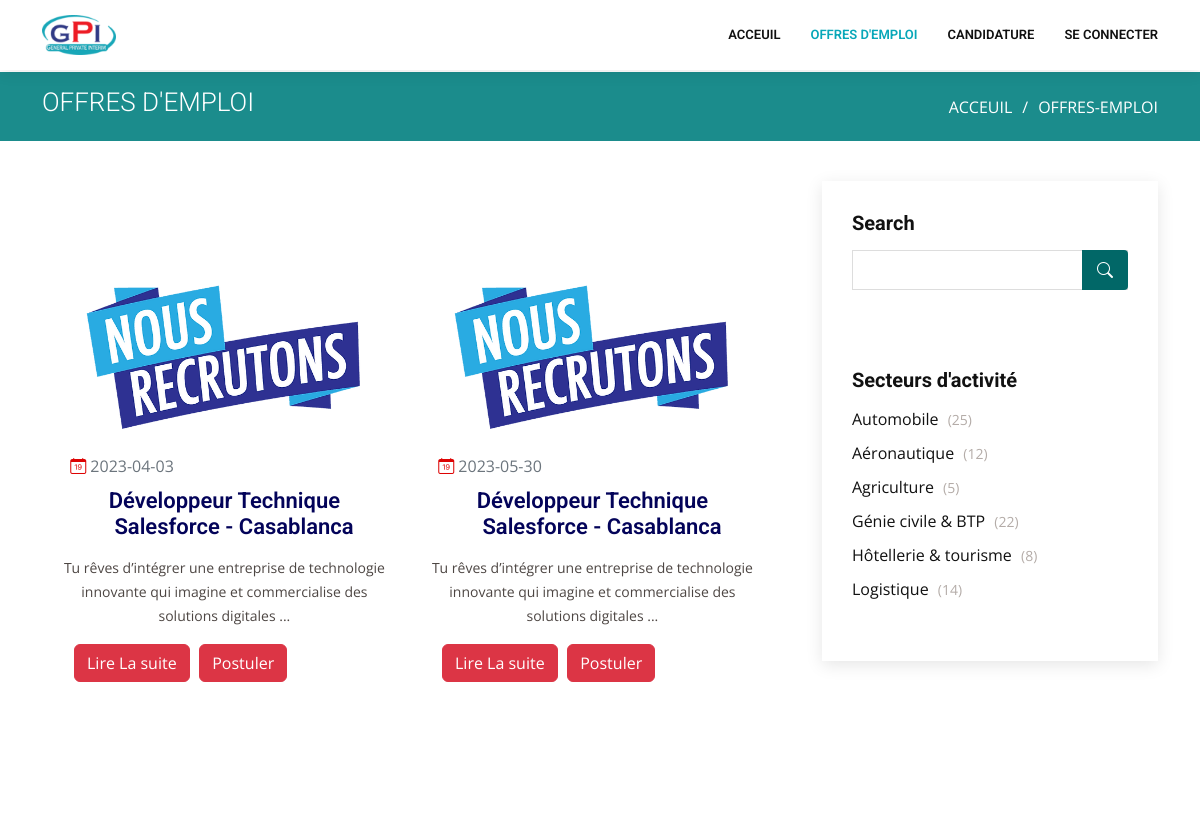
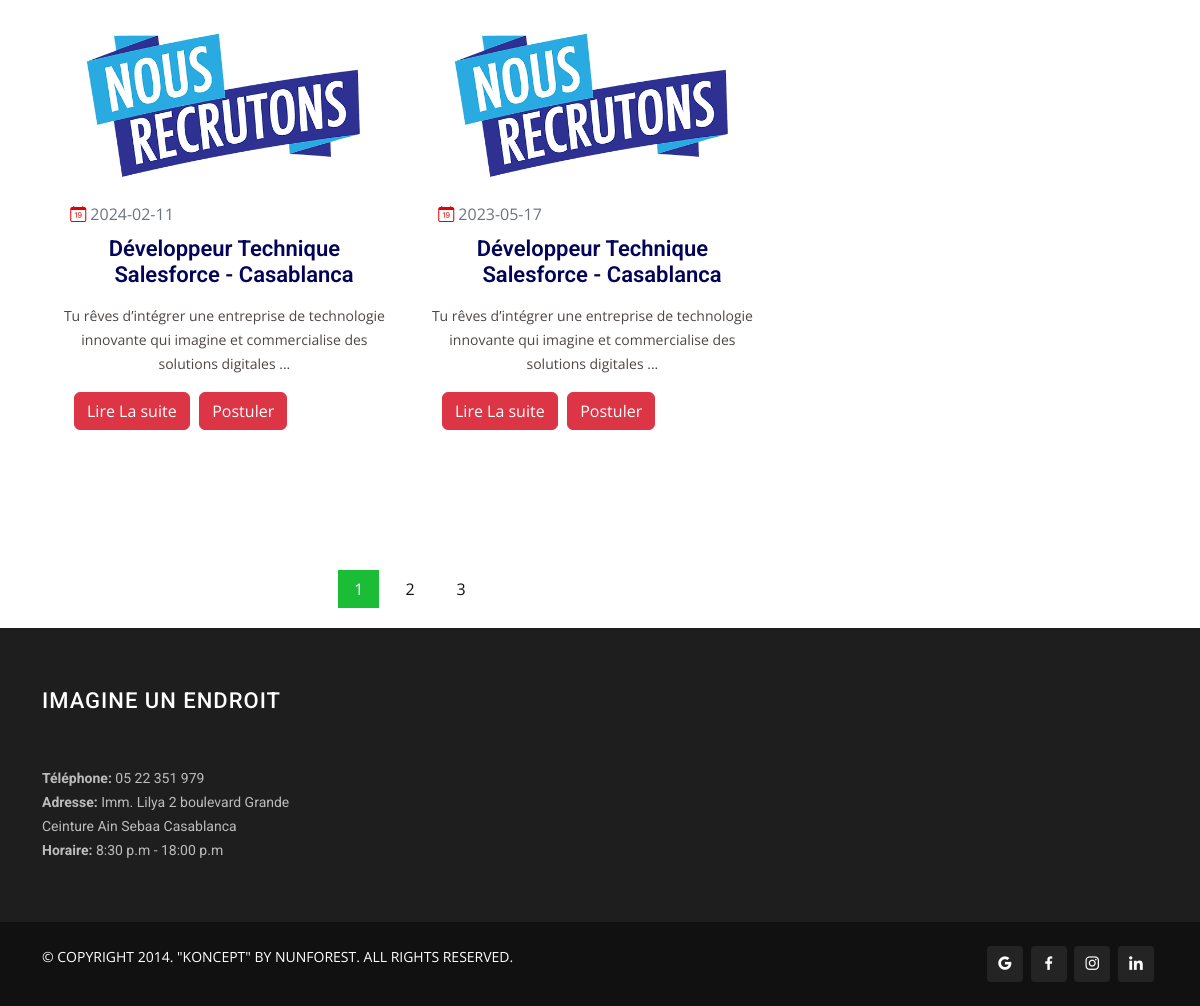
The page /offres_emploi.php on the database its author committed (2 pictures, top to bottom).
### tables this page shows
CREATE TABLE IF NOT EXISTS `annonce_public` (
  `idannonce` int NOT NULL AUTO_INCREMENT,
  `titre` varchar(200) NOT NULL,
  `date_pub` date NOT NULL,
  `résumé` text NOT NULL,
  `description` text NOT NULL,
  `métier` varchar(200) NOT NULL,
  `region` varchar(200) NOT NULL,
  PRIMARY KEY (`idannonce`)
);

### offres_emploi.php (the view, shortened to what this page needs)
<?php
  require_once("connexion_bd.php");
  $requete="select * from annonce_public";
  $resultatR=$pdo->query($requete);
?>
<!DOCTYPE html>
<html lang="en">
<head>
  <link href="assets/vendor/animate.css/animate.min.css" rel="stylesheet">
  <link href="assets/vendor/aos/aos.css" rel="stylesheet">
  <link href="assets/vendor/bootstrap/css/bootstrap.min.css" rel="stylesheet">
  <link href="assets/vendor/bootstrap-icons/bootstrap-icons.css" rel="stylesheet">
  <link href="assets/vendor/boxicons/css/boxicons.min.css" rel="stylesheet">
  <link href="assets/vendor/glightbox/css/glightbox.min.css" rel="stylesheet">
  <link href="assets/vendor/remixicon/remixicon.css" rel="stylesheet">
  <link href="assets/vendor/swiper/swiper-bundle.min.css" rel="stylesheet">
  <link href="assets/css/style.css" rel="stylesheet">
</head>
<body>
    <header id="header" class="fixed-top">
        <div class="container d-flex align-items-center">
         <a href="Acceui.php" class="logo me-auto"><img src="gpi.png" alt="gpi"></a>
          <nav id="navbar" class="navbar order-last order-lg-0">
            <ul>
              <li><a href="Acceuil.php" >Acceuil</a></li>
              <li><a href="offres_emploi.php" class="active">Offres d'emploi</a></li>
              <li><a href="formulaire.html">candidature</a></li>
              <li><a href="signin.php">Se connecter</a></li>
            </ul>
          </nav>
        </div>
      </header>
  <main id="main">
    <section id="breadcrumbs" class="breadcrumbs" style="background-color: rgb(27, 140, 140);">
      <div class="container">
        <div class="d-flex justify-content-between align-items-center">
          <h2>OFFRES D'EMPLOI</h2>
          <ol>
            <li><a href="Acceuil.php">ACCEUIL</a></li>
            <li>OFFRES-EMPLOI</li>
          </ol>
        </div>
      </div>
    </section>
    <section id="blog" class="blog">
      <div class="container" data-aos="fade-up">
        <div class="row">
          <div class="col-lg-8 entries">
            <section id="services" class="services ">
                <div class="container" data-aos="fade-up">
                  <div class="row" style="margin-top: -8%;">
                  <?php while($annoncement=$resultatR->fetch()){ ?>
                    <div class="col-lg-6 col-md-6 d-flex align-items-stretch" data-aos="zoom-in" data-aos-delay="100">
                      <div class="icon-box iconbox-blue">
                        <div>
                          <img src="offre.webp" style="width: 320px; height: 200px; margin-left: -7%;">
                        </div>
                  <span style="color: rgb(221, 3, 3); margin-left: -70%;" class="bi bi-calendar-date "></span> <a href="blog-single.html"><time  class="text-muted" datetime="2020-01-01"><?php echo $annoncement['date_pub'] ?></time></a>
                        <h4 ><a style="color: rgb(3, 3, 89); margin-left: -6%;" href=""><?php echo $annoncement['titre'] ?></a></h4>
                        <p style="margin-left: -6%;"><?php echo $annoncement['résumé'] ?></p>
          <a type="button" class="btn btn-danger" style="float: left; margin-top: 5%;">Lire La suite</a>
          <a href="formulaire.html" type="button" class="btn btn-danger" style="float: left; margin-top: 5%;margin-left: 3%;">Postuler</a>
                      </div>
                    </div>
                    <?php } ?>
                  </div>
                  </div>
              </section>
            <div class="blog-pagination">
              <ul class="justify-content-center">
                <li class="active"><a href="#">1</a></li>
                <li ><a href="#">2</a></li>
                <li><a href="#">3</a></li>
              </ul>
            </div>
          </div>
          <div class="col-lg-4">
            <div class="sidebar">
              <h3 class="sidebar-title">Search</h3>
              <div class="sidebar-item search-form " >
                <form action="">
                  <input type="text">
                  <button style="background-color: rgb(1, 103, 103);" type="submit"><i  class="bi bi-search"></i></button>
                </form>
              </div>
             <br>
             <br>
              <h3 class="sidebar-title">Secteurs d'activité</h3>
              <div class="sidebar-item categories">
                <ul>
                  <li><a href="#">Automobile <span>(25)</span></a></li>
                  <li><a href="#">Aéronautique <span>(12)</span></a></li>
                  <li><a href="#">Agriculture <span>(5)</span></a></li>
                  <li><a href="#">Génie civile & BTP <span>(22)</span></a></li>
                  <li><a href="#">Hôtellerie & tourisme <span>(8)</span></a></li>
                  <li><a href="#">Logistique <span>(14)</span></a></li>
                </ul>
              </div>
            </div>
          </div>
        </div>
      </div>
    </section>
  </main>
  <footer id="footer">
    <div class="footer-top">
      <div class="container">
        <div class="row">
          <div class="col-lg-3 col-md-6 footer-contact">
            <h3>IMAGINE UN
              ENDROIT</h3>  <br><br>
            <p>
              <strong>Téléphone:</strong> 05 22 351 979<br>
              <strong>Adresse:</strong>  Imm. Lilya 2 boulevard Grande Ceinture Ain Sebaa Casablanca<br>
              <strong>Horaire:</strong> 8:30 p.m - 18:00 p.m<br>
            </p>
          </div>
        </div>
      </div>
    </div>
    <div class="container d-md-flex py-4">
      <div class="me-md-auto text-center text-md-start">
        <div class="copyright">
          © COPYRIGHT 2014. "KONCEPT" BY NUNFOREST. ALL RIGHTS RESERVED.
        </div>
        <div class="credits">
        </div>
      </div>
      <div class="social-links text-center text-md-right pt-3 pt-md-0">
        <a href="https://www.gpi-interim.com/index.html" class="gmail"><i class="bx bxl-google"></i></a>
        <a href="https://www.facebook.com/General-Private-Interim-105099888017994/" class="facebook"><i class="bx bxl-facebook"></i></a>
        <a href="https://www.instagram.com/gpi138/" class="instagram"><i class="bx bxl-instagram"></i></a>
        <a href="https://www.linkedin.com/company/general-private-interim-gpi/?viewAsMember=true" class="linkedin"><i class="bx bxl-linkedin"></i></a>
      </div>
    </div>
  </footer>
</body>
</html>

### assets/css/style.css (style rules this page uses)
body { font-family: "Open Sans", sans-serif; color: #4d4643; }
a { color: #007ba1; text-decoration: none; }
h1, h2, h3, h4, h5, h6 { font-family: "Roboto", sans-serif; }
#header { background: #fff; transition: all 0.5s; z-index: 997; padding: 15px 0; box-shadow: 0px 2px 15px rgba(0, 0, 0, 0.1); }
#header .logo { font-size: 28px; margin: 0; padding: 0; line-height: 1; font-weight: 700; letter-spacing: 0.5px; text-transform: uppercase; }
#header .logo img { max-height: 40px; }
.navbar { padding: 0; }
.navbar ul { margin: 0; padding: 0; display: flex; list-style: none; align-items: center; }
.navbar li { position: relative; }
.navbar a, .navbar a:focus { display: flex; align-items: center; justify-content: space-between; padding: 10px 0 10px 30px; font-family: "Roboto", sans-serif; font-size: 13px; font-weight: 600; color: #111; white-space: nowrap; text-transform: uppercase; transition: 0.3s; }
.navbar a:hover, .navbar .active, .navbar .active:focus, .navbar li:hover>a { color: #07a7b8; }
section { padding: 60px 0; overflow: hidden; }
.breadcrumbs { padding: 15px 0; background: #1bbd36; min-height: 40px; margin-top: 72px; }
.breadcrumbs h2 { font-size: 26px; font-weight: 300; color: #fff; }
.breadcrumbs ol { display: flex; flex-wrap: wrap; list-style: none; padding: 0; margin: 0; color: #fff; }
.breadcrumbs ol a { color: #fff; }
.breadcrumbs ol li+li { padding-left: 10px; }
.breadcrumbs ol li+li::before { display: inline-block; padding-right: 10px; color: #fff; content: "/"; }
.services .icon-box { text-align: center; padding: 70px 20px 80px 20px; transition: all ease-in-out 0.3s; background: #fff; }
.services .icon-box h4 { font-weight: 600; margin: 10px 0 15px 0; font-size: 22px; }
.services .icon-box h4 a { color: #111; transition: ease-in-out 0.3s; }
.services .icon-box p { line-height: 24px; font-size: 14px; margin-bottom: 0; }
.blog { padding: 40px 0 20px 0; }
.blog .blog-pagination { color: #444444; }
.blog .blog-pagination ul { display: flex; padding: 0; margin: 0; list-style: none; }
.blog .blog-pagination li { margin: 0 5px; transition: 0.3s; }
.blog .blog-pagination li a { color: #111; padding: 7px 16px; display: flex; align-items: center; justify-content: center; }
.blog .blog-pagination li.active, .blog .blog-pagination li:hover { background: #1bbd36; }
.blog .blog-pagination li.active a, .blog .blog-pagination li:hover a { color: #fff; }
.blog .sidebar { padding: 30px; margin: 0 0 60px 20px; box-shadow: 0 4px 16px rgba(0, 0, 0, 0.1); }
.blog .sidebar .sidebar-title { font-size: 20px; font-weight: 700; padding: 0 0 0 0; margin: 0 0 15px 0; color: #111; position: relative; }
.blog .sidebar .sidebar-item { margin-bottom: 30px; }
.blog .sidebar .search-form form { background: #fff; border: 1px solid #ddd; padding: 3px 10px; position: relative; }
.blog .sidebar .search-form form input[type=text] { border: 0; padding: 4px; border-radius: 4px; width: calc(100% - 40px); }
.blog .sidebar .search-form form button { position: absolute; top: 0; right: 0; bottom: 0; border: 0; background: none; font-size: 16px; padding: 0 15px; margin: -1px; background: #1bbd36; color: #fff; transition: 0.3s; border-radius: 0 4px 4px 0; line-height: 0; }
.blog .sidebar .search-form form button i { line-height: 0; }
.blog .sidebar .categories ul { list-style: none; padding: 0; }
.blog .sidebar .categories ul li+li { padding-top: 10px; }
.blog .sidebar .categories ul a { color: #111; transition: 0.3s; }
.blog .sidebar .categories ul a span { padding-left: 5px; color: #b4aca8; font-size: 14px; }
#footer { color: #fff; font-size: 14px; background: #111; }
#footer .footer-top { padding: 60px 0 30px 0; background: #1e1e1e; }
#footer .footer-top .footer-contact { margin-bottom: 30px; }
#footer .footer-top .footer-contact h3 { font-size: 22px; margin: 0 0 10px 0; padding: 2px 0 2px 0; line-height: 1; font-weight: 500; letter-spacing: 1px; text-transform: uppercase; color: #fff; }
#footer .footer-top .footer-contact p { font-size: 14px; line-height: 24px; margin-bottom: 0; font-family: "Roboto", sans-serif; color: rgba(255, 255, 255, 0.7); }
#footer .credits { padding-top: 5px; font-size: 13px; color: #fff; }
#footer .social-links a { font-size: 18px; display: inline-block; background: rgba(255, 255, 255, 0.08); color: #fff; line-height: 1; padding: 8px 0; margin-right: 4px; border-radius: 4px; text-align: center; width: 36px; height: 36px; transition: 0.3s; }

### rows shown on the page
annonce_public: date_pub "2023-04-03", titre "Développeur Technique Salesforce - Casablanca", résumé "Tu rêves d’intégrer une entreprise de technologie innovante qui imagine et commercialise des solutions digitales ..."
annonce_public: date_pub "2023-05-30", titre "Développeur Technique Salesforce - Casablanca", résumé "Tu rêves d’intégrer une entreprise de technologie innovante qui imagine et commercialise des solutions digitales ..."
annonce_public: date_pub "2024-02-11", titre "Développeur Technique Salesforce - Casablanca", résumé "Tu rêves d’intégrer une entreprise de technologie innovante qui imagine et commercialise des solutions digitales ..."
annonce_public: date_pub "2023-05-17", titre "Développeur Technique Salesforce - Casablanca", résumé "Tu rêves d’intégrer une entreprise de technologie innovante qui imagine et commercialise des solutions digitales ..."
